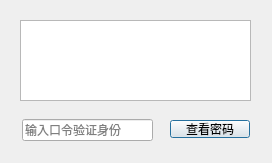
<?xml version="1.0" encoding="UTF-8"?>
<ui version="4.0">
    <class>ExposedPwdDlg</class>
    <widget class="QDialog" name="ExposedPwdDlg">
        <property name="geometry">
            <rect>
                <x>0</x>
                <y>0</y>
                <width>272</width>
                <height>163</height>
            </rect>
        </property>
        <widget class="QLineEdit" name="editSysUserPwd">
            <property name="geometry">
                <rect>
                    <x>22</x>
                    <y>119</y>
                    <width>131</width>
                    <height>22</height>
                </rect>
            </property>
            <property name="echoMode">
                <enum>QLineEdit::EchoMode::Password</enum>
            </property>
            <property name="placeholderText">
                <string>输入口令验证身份</string>
            </property>
        </widget>
        <widget class="QPushButton" name="pBtnSubmit">
            <property name="geometry">
                <rect>
                    <x>170</x>
                    <y>120</y>
                    <width>80</width>
                    <height>18</height>
                </rect>
            </property>
            <property name="text">
                <string>查看密码</string>
            </property>
        </widget>
        <widget class="QTextEdit" name="editPwdShow">
            <property name="geometry">
                <rect>
                    <x>20</x>
                    <y>20</y>
                    <width>231</width>
                    <height>81</height>
                </rect>
            </property>
            <property name="readOnly">
                <bool>true</bool>
            </property>
        </widget>
    </widget>
    <resources/>
    <connections/>
</ui>
